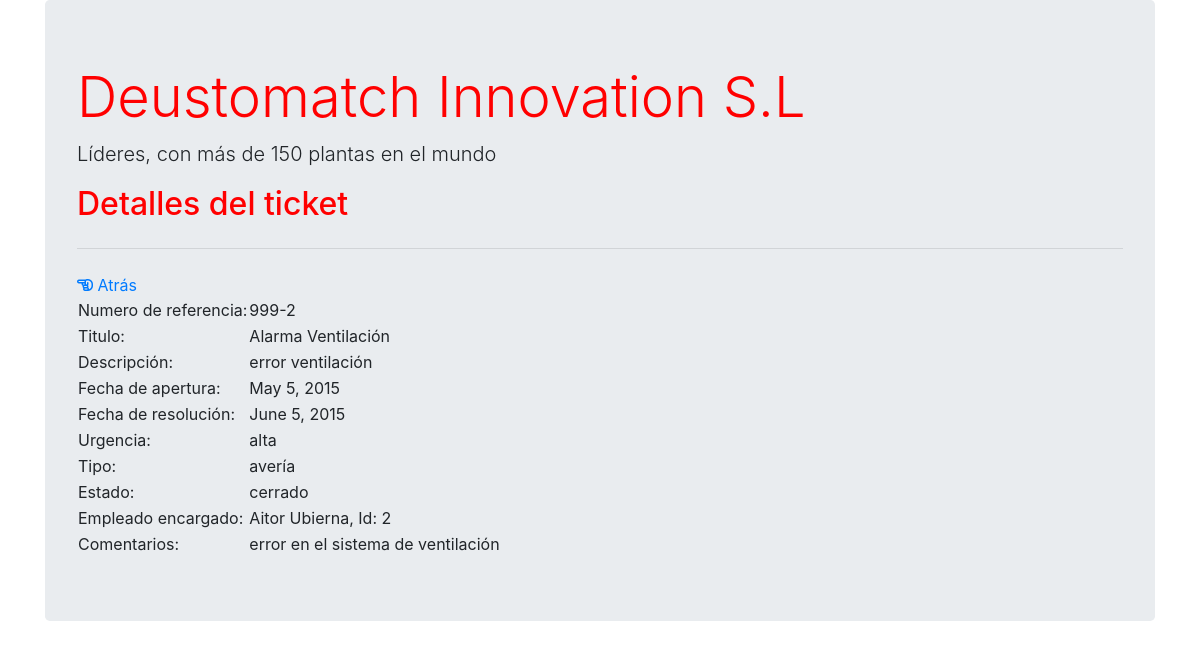
Page /proyecto_colaborativo/ticket/8 on the committed database.
### proyecto_colaborativo/models.py (models this page shows, shortened)
class ticket(models.Model):
    numeroref = models.CharField(max_length=50, null=True)
    titulo = models.CharField(max_length=50, null=True)
    descripcion = models.CharField(max_length=50, null=True)
    fecha_apertura = models.DateField(null=True)
    fecha_resolucion = models.DateField(null=True)
    urgencia = models.CharField(max_length=50,choices = TICKET_URGENCIA_CHIOCES,default='urgente', null=True)
    tipo = models.CharField(max_length=50, choices= TICKET_TIPO_CHOICES, default= 'avería' ,null=True)
    estado = models.CharField(max_length=50, choices= TICKET_ESTADO_CHOICES, default='abierto' ,null=True)
    empleado = models.ForeignKey(Empleado, on_delete=models.CASCADE)
    comentarios = models.CharField(max_length=50, null=True)

class Empleado(models.Model):
    nombre = models.CharField(max_length=40)
    apellido = models.CharField(max_length=50, null=True)
    dni = models.CharField(max_length=40, null=True)
    telefono = models.IntegerField(null=True)
    email = models.EmailField(null=True)
    def __str__(self):
        return f"{self.nombre} {self.apellido}, Id: {self.id}"

### proyecto_colaborativo/views.py (the view)
# urls.py: path('ticket/<int:pk>', views.TicketDetaiView.as_view(), name='ticket'),#muestra los detalles del ticket
class TicketDetaiView(DetailView):
    model = ticket
    template_name = 'ticket.html'
    def get_context_data(self, **kwargs):
        context = super(TicketDetaiView, self).get_context_data(**kwargs)
        context['titulo_pagina'] = 'Detalles del ticket'
        return context

### proyecto_colaborativo/templates/ticket.html
{% extends "base.html"%}
{%block contenido%}
<a href="{% url 'tickets'%}"><i class="far fa-hand-point-left"></i> Atrás</a>
<table>
    <tr>
        <td>Numero de referencia:</td>
        <td>{{ticket.numeroref}}</td>
    </tr>
    <tr>
        <td>Titulo:</td>
        <td>{{ticket.titulo}}
    </tr>
    <tr>
        <td>Descripción:</td>
        <td>{{ticket.descripcion}}</td>
    </tr>
    <tr>
        <td>Fecha de apertura:</td>
        <td>{{ticket.fecha_apertura}}</td>
    </tr>
    <tr>
        <td>Fecha de resolución:</td>
        <td>{{ticket.fecha_resolucion}}</td>
    </tr>
    <tr>
        <td>Urgencia:</td>
        <td>{{ticket.urgencia}}</td>
    </tr>
    <tr>
        <td>Tipo:</td>
        <td>{{ticket.tipo}}</td>
    </tr>
    <tr>
        <td>Estado:</td>
        <td>{{ticket.estado}}</td>
    </tr>
    <tr>
        <td>Empleado encargado:</td>
        <td>{{ticket.empleado}}</td>
    </tr>
    <tr>
        <td>Comentarios:</td>
        <td>{{ticket.comentarios}}</td>
    </tr>
</table>
{%endblock%}

### rows in the picture
ticket: numeroref "999-2", titulo "Alarma Ventilación", descripcion "error ventilación", fecha_apertura "May 5, 2015", fecha_resolucion "June 5, 2015", urgencia "alta", tipo "avería", estado "cerrado", empleado "Aitor Ubierna, Id: 2", comentarios "error en el sistema de ventilación"

### other values in the picture
{{ titulo_pagina }} "Detalles del ticket"
